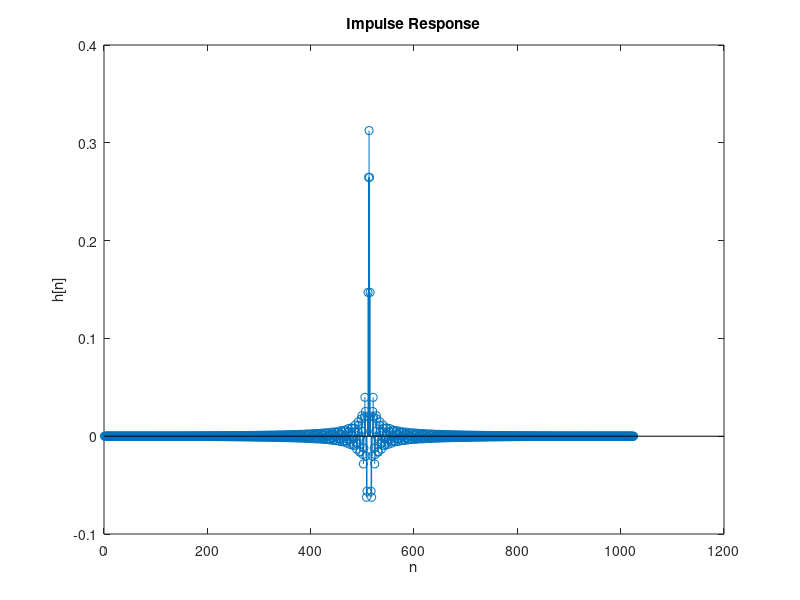
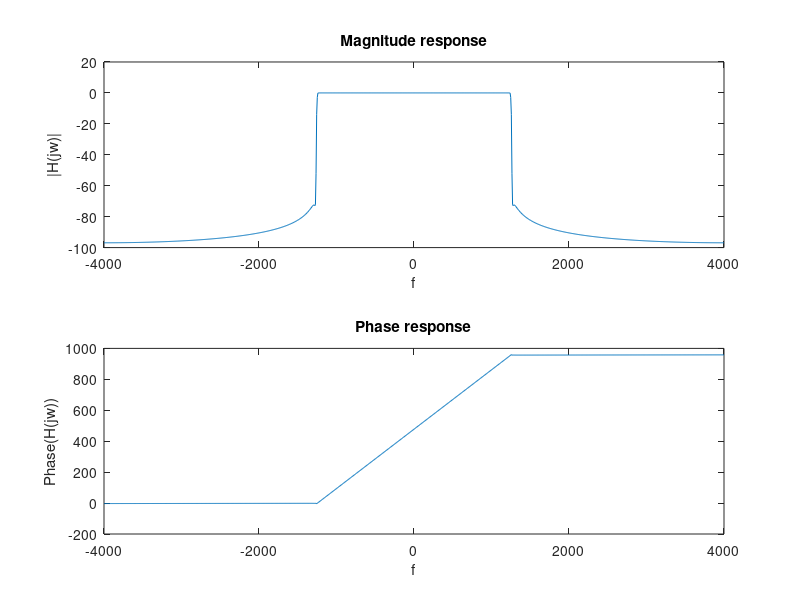

The MATLAB source for these figures, in order:
close all, clear all;
fs = 8000;
ws = 1500*2*pi/fs;
wp = 1000*2*pi/fs;
wc = 0.5*(wp+ws);
n = [0:1024];
h = (wc/pi).*sin(wc.*(n-512))./(wc.*(n-512));
h(513) = wc/pi;
w = 0.54-0.46*cos(2*pi.*n/1024);%hamming window
h = h.*w;
figure, stem(h),title('Impulse Response');
xlabel('n'),ylabel('h[n]');
f = fs/1000;
f = f.*[-500:500];
figure, subplot(211), plot(f,20.*log10(abs(fftshift(fft(h,1001)))));
title('Magnitude response');
xlabel('f'),ylabel('|H(jw)|');
subplot(212), plot(f,unwrap(angle(fftshift(fft(h,1001)))));
title('Phase response');
xlabel('f'),ylabel('Phase(H(jw))');